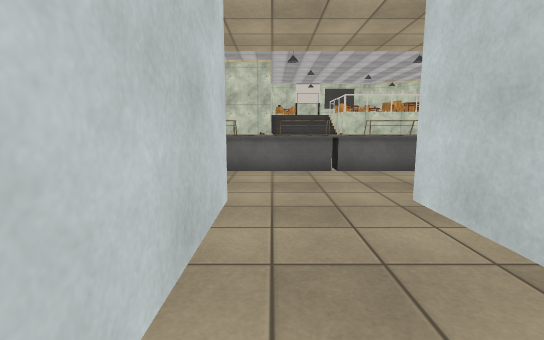
[1] (above)

24 first-person views from a walk through a 3-D level made in the Unity game engine. The camera is 1.2 m above the floor, tilts 8° down and sees 85° across. The floor is counted in squares, 1 m on a side. Each view is taken from the middle of a square. On the plan, view 1 faces up. The plan holds only what a view shows up to about 13 squares ahead; the rest is blank. The place goes on beyond the plan. The player character is not drawn. Some animated figures are left out. Some surface patterns are stand-ins.

[2]
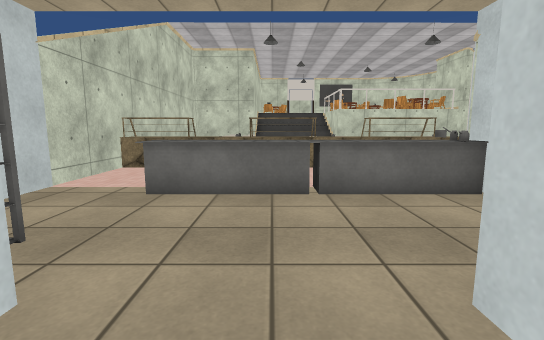

[3]
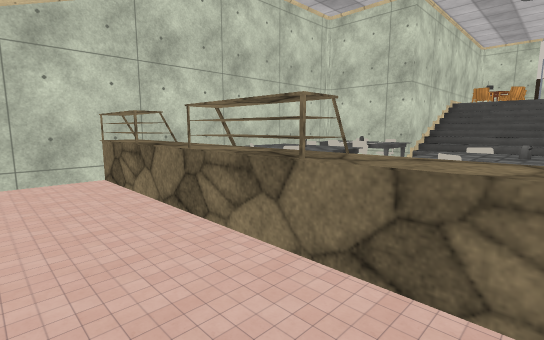

[4]
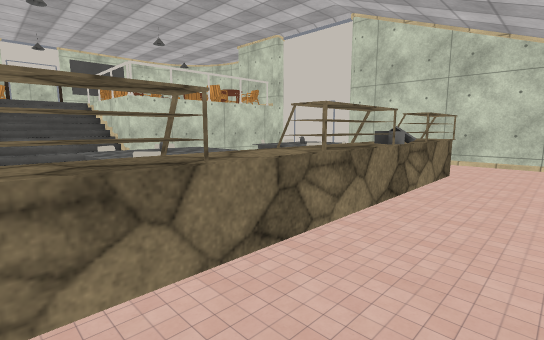

[5]
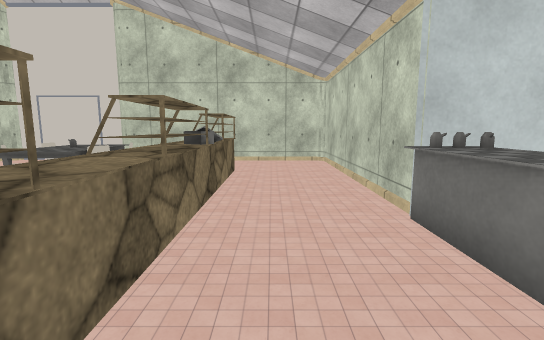

[6]
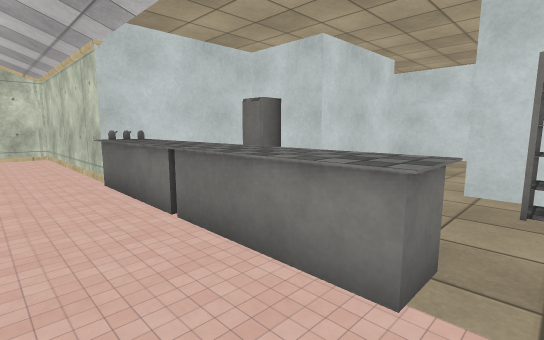

[7]
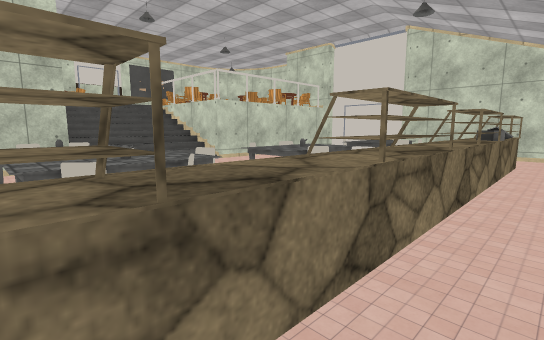

[8]
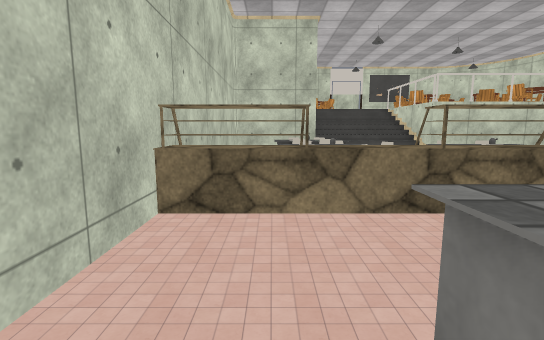

[9]
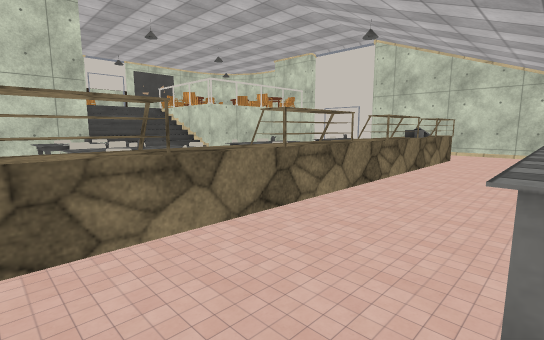

[10]
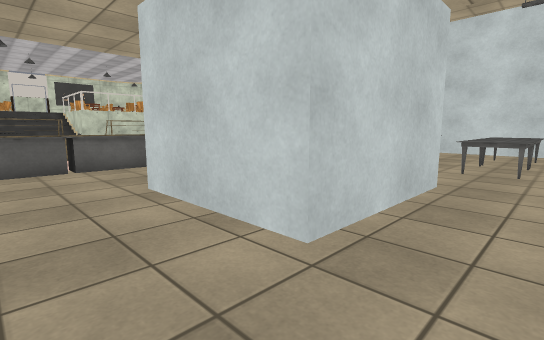

[11]
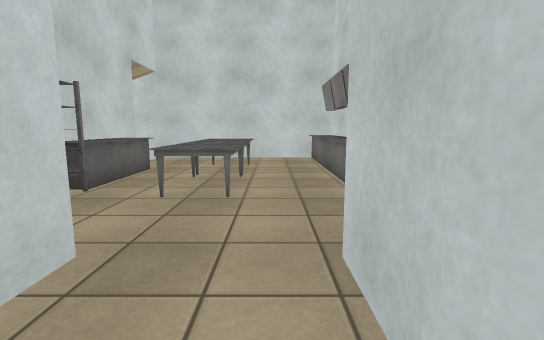

[12]
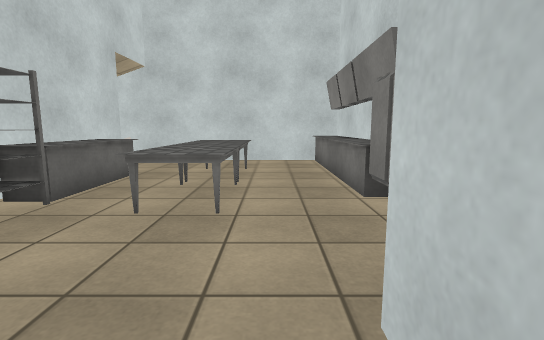

[13]
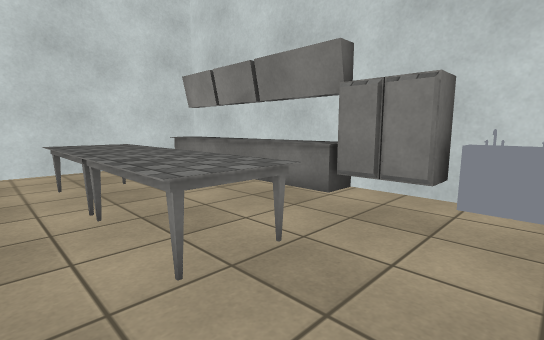

[14]
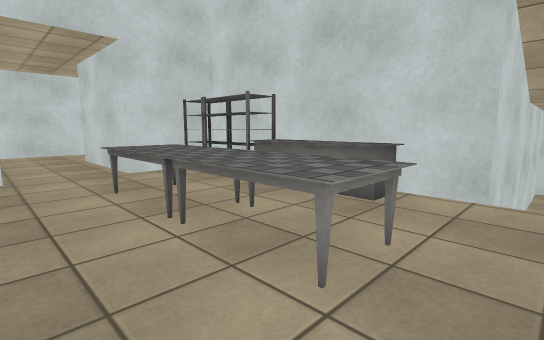

[15]
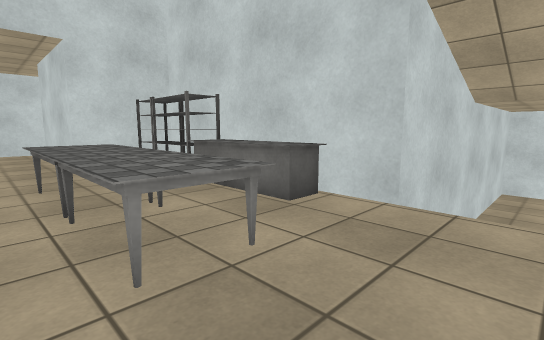

[16]
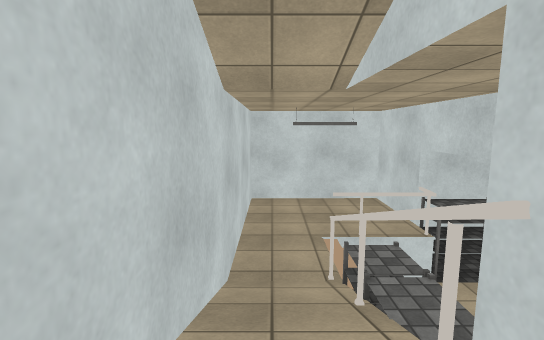

[17]
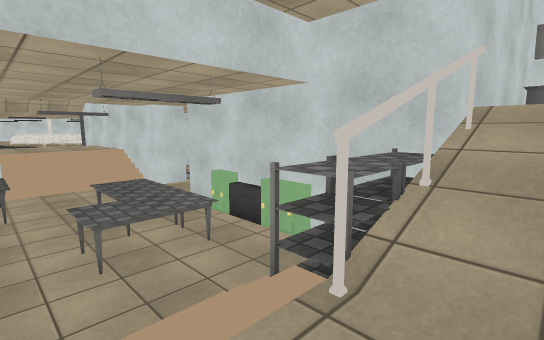

[18]
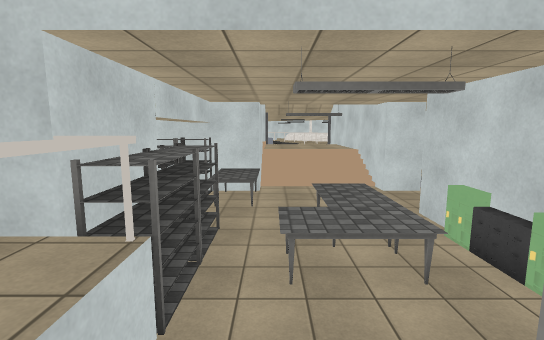

[19]
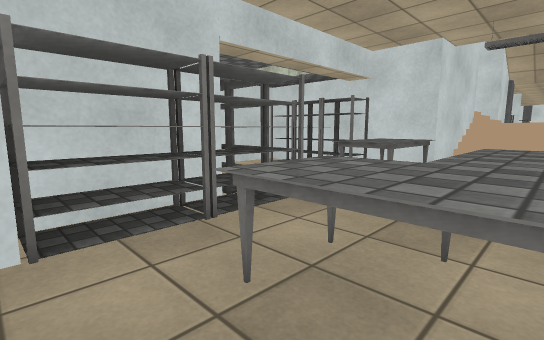

[20]
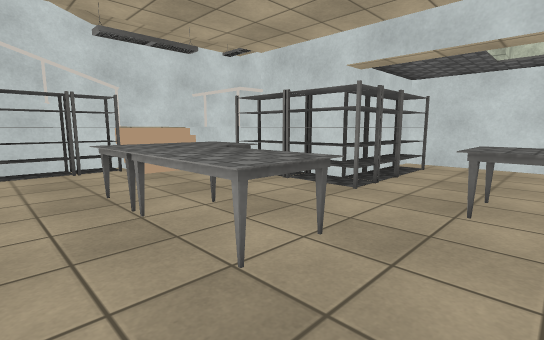

[21]
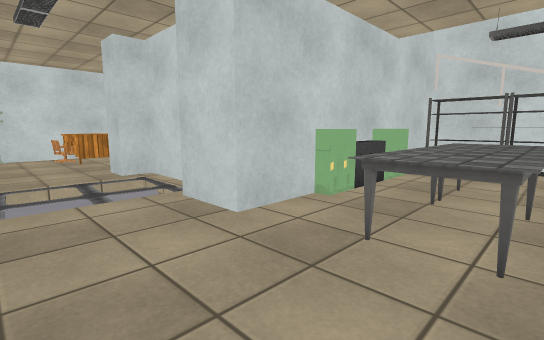

[22]
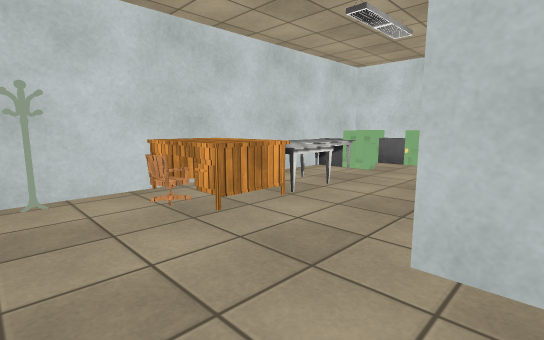

[23]
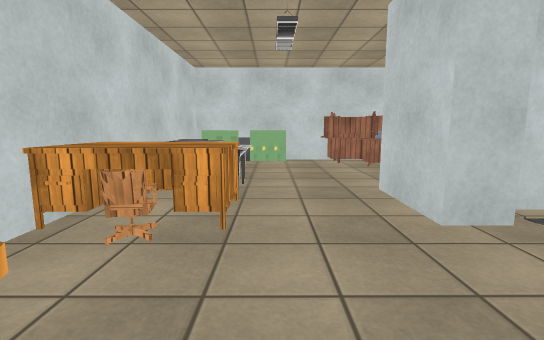

[24]
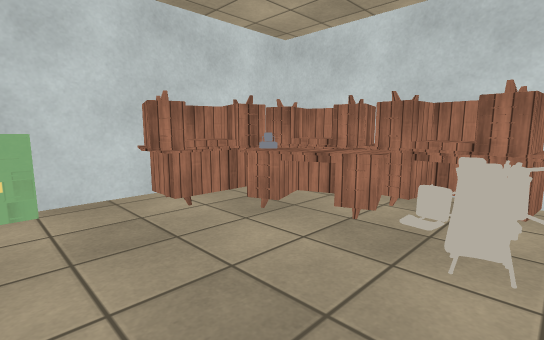

### Floor plan
Key: @ floor where view 1 was taken; # wall or solid block; . main floor; - floor 1.5 m lower than the main floor; _ floor 2.75 m lower than the main floor; / step, stairs or slope; = window, fence, low wall or low ledge; ^ raised ledge; S shelf; T table; C cabinet; H chair; O other object.
Columns run from 4 left of view 1 to 31 right of it. Each row starts with its distance up from view 1.
 23     #////#
 22     #////#
 21 #####////#########          ##
 20 # .OO   ....   ..#
 19 # TOT            #
 18 # TTT            #
 17 #  OO  OO  OO    #
 16 #   TO   T TOT  #         ###  ##
 15 #   O    T TTT  # ######  #_____#
 14 #               # #----#  #S___S#
 13 #^^^^^^^^^^^^^  # #----#  #S___S#
 12 #^^^^^^^^^OO^^..# #----#  #S___S#
 11 #...............# #----OSSSS_TTS#
 10 #...............# #--//______TTT####
  9 #..OOOOOOO####### #--//__T_______///
  8 #..OOOOOOO        #/#S/__TTTT____///
  7  ........#        #/#S___TTTT____///
  6  SS......#        #/#S___________/
  5   ##...#O#        #/#S_CCOC______/
  4    #...#   ###OOO##//##    ##___##
  3    #...#   SSSSOOO...=^### ##___#
  2    #...#  #..........=OOOOO#____
  1    #...####..TTTTTT..=OOOOO#____
  0    #@........TTTTTT..OOO_OO##___
 -1    #.................OO____##___
 -2      ######.........##__________
 -3            OOOOOOOOOOC___________
 -4            ##O OOOOO#C_C__TOO__HOO
 -5                     #O_CTTTOOH__OO
 -6                     ###O########

Positions as (right, up) in squares from view 1, and headings:
1: (0, 0), facing up
2: (1, 3), facing up
3: (4, 10), facing up-left
4: (1, 10), facing up-right
5: (1, 11), facing right
6: (-2, 11), facing down-right
7: (-2, 11), facing up-right
8: (-2, 8), facing up
9: (-3, 9), facing up-right
10: (0, -1), facing up-right
11: (4, -1), facing right
12: (5, -1), facing right
13: (7, 2), facing down-right
14: (15, -2), facing up-left
15: (16, -1), facing up-left
16: (15, 3), facing up
17: (15, 10), facing down-right
18: (16, 9), facing right
19: (19, 7), facing up-right
20: (26, 5), facing up-left
21: (27, 8), facing down-left
22: (27, 0), facing down-left
23: (28, -3), facing left
24: (22, -3), facing up-left
